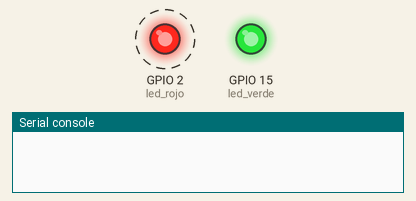
This program was run on a simulated ESP32 board running MicroPython. Parts: output pins drawn as LEDs (lit = HIGH), the last lines printed to the serial console. Dashed ring = blinking.

Above: at 0.2 s.
At 4.2 s:
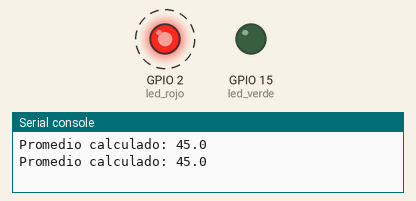
Timing chart, 0 to 6.0 s (numbered marks = the images above):
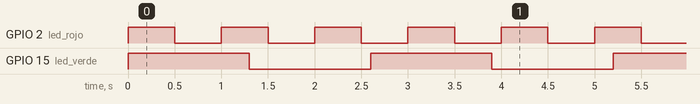

Measured:
- by itself, GPIO 2 (led_rojo): alternates HIGH for 0.50 s and LOW for 0.50 s
- by itself, GPIO 15 (led_verde): alternates HIGH for 1.3 s and LOW for 1.3 s
- by itself, everything shown: repeats every 13.0 s, in 36 steps

The program:

03_corrutinas_async_await.py
```python
# =============================================================
# Ejemplo 3 — Corrutinas con async / await
# Placa: ESP32 con MicroPython (v1.20 o superior: "import asyncio")
# Conexiones: LED rojo en GPIO2 (integrado), LED verde en GPIO15
#             (con resistencia de 220 Ω a GND)
# -------------------------------------------------------------
# async def  -> define una CORRUTINA (una función que puede pausarse)
# await      -> "pausa aquí y deja trabajar a las demás tareas"
# create_task-> pone la corrutina a correr de forma concurrente
# =============================================================
import asyncio
from machine import Pin

led_rojo = Pin(2, Pin.OUT)
led_verde = Pin(15, Pin.OUT)


# Una corrutina reutilizable: la misma función maneja cualquier LED
async def parpadear(led, periodo_ms, nombre):
    while True:
        led.value(not led.value())
        await asyncio.sleep_ms(periodo_ms)   # cede el control, NO bloquea


# Una corrutina también puede DEVOLVER un valor
async def leer_promedio(n_muestras):
    suma = 0
    for i in range(n_muestras):
        suma += i * 10                   # (aquí iría la lectura real del sensor)
        await asyncio.sleep_ms(100)      # entre muestras otros pueden trabajar
    return suma / n_muestras


async def main():
    # Las dos tareas de parpadeo corren "al mismo tiempo"
    asyncio.create_task(parpadear(led_rojo, 500, "rojo"))
    asyncio.create_task(parpadear(led_verde, 1300, "verde"))

    while True:
        # await espera el resultado SIN detener los LEDs
        promedio = await leer_promedio(10)
        print("Promedio calculado:", promedio)
        await asyncio.sleep(2)


asyncio.run(main())   # arranca el planificador (event loop)
```
